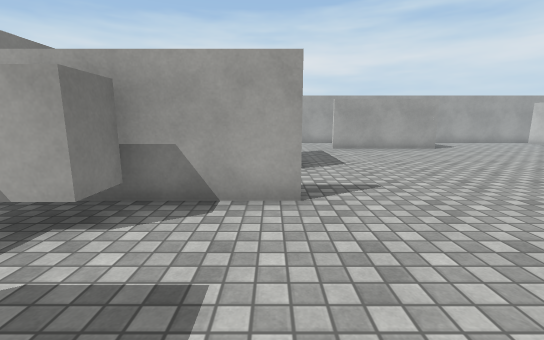
view 1 (above)

24 first-person views from a walk through a Unity game level. The camera is 1.3 m above the floor, tilts 10° down and sees 90° across. The floor is counted in squares, 1 m on a side. Each view is taken from the middle of a square. On the plan, view 1 faces up. The plan holds only what a view shows up to about 13 squares ahead; the rest is blank. Surface patterns are stand-ins for the level's own textures.

view 2
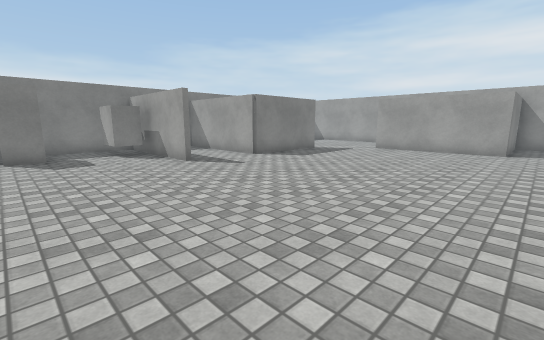

view 3
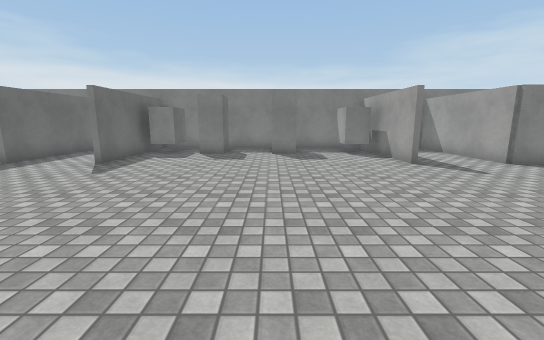

view 4
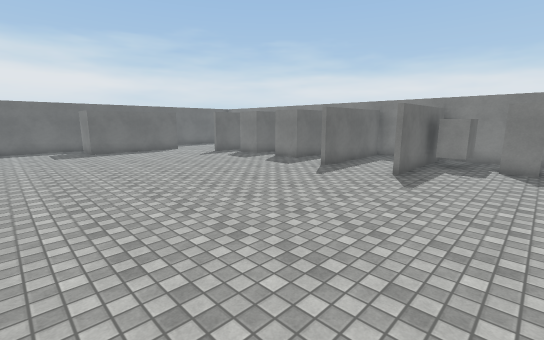

view 5
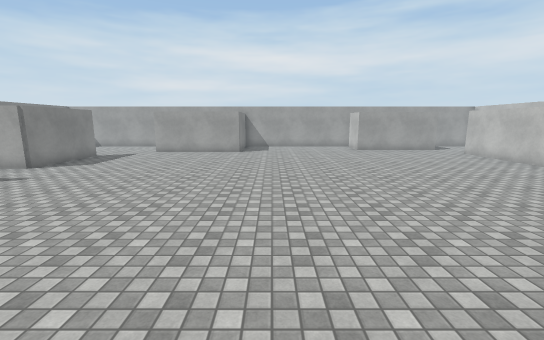

view 6
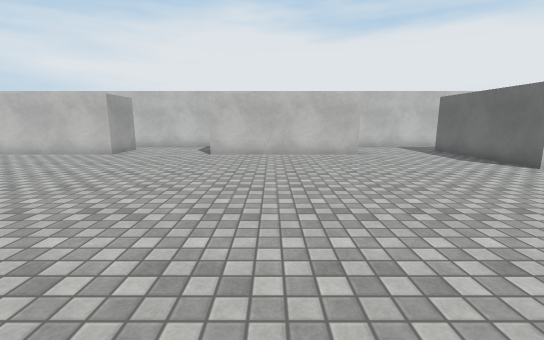

view 7
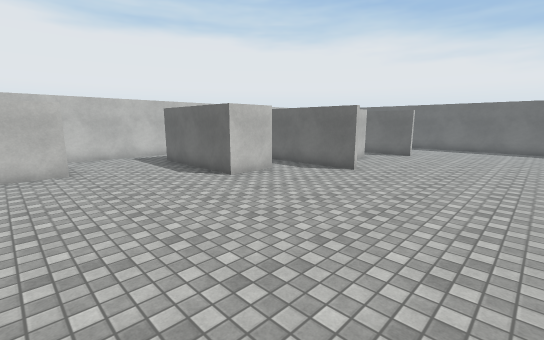

view 8
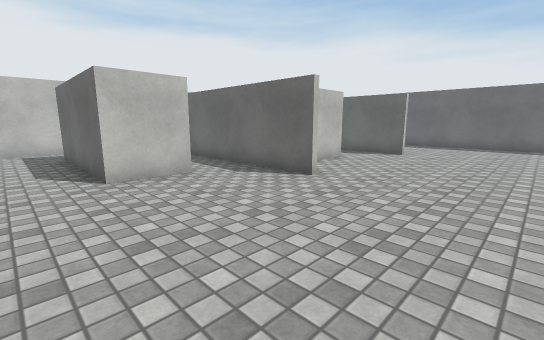

view 9
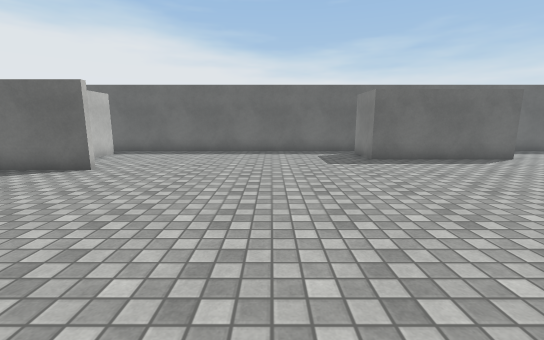

view 10
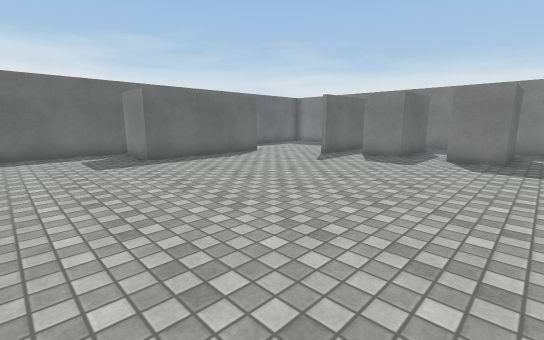

view 11
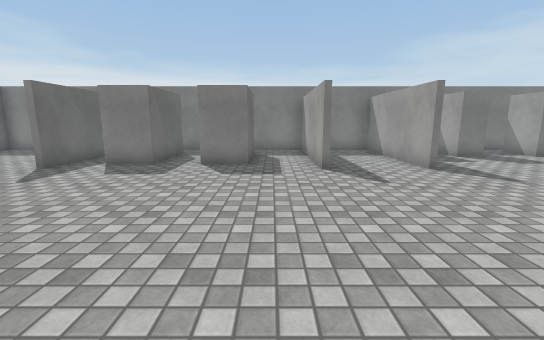

view 12
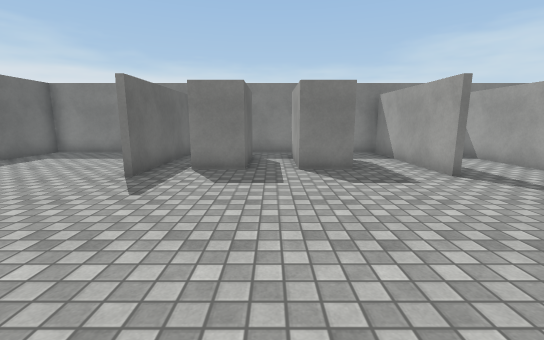

view 13
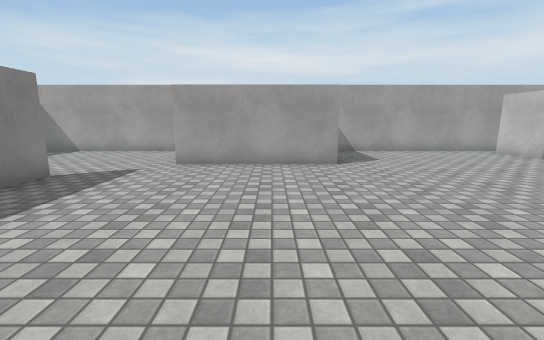

view 14
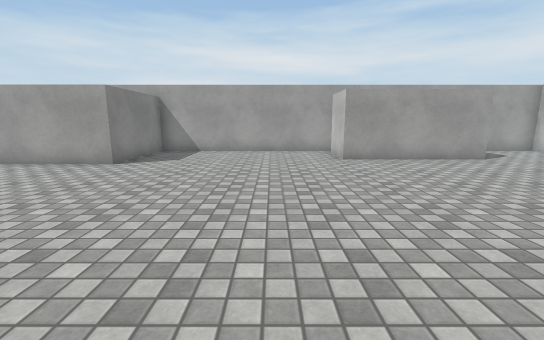

view 15
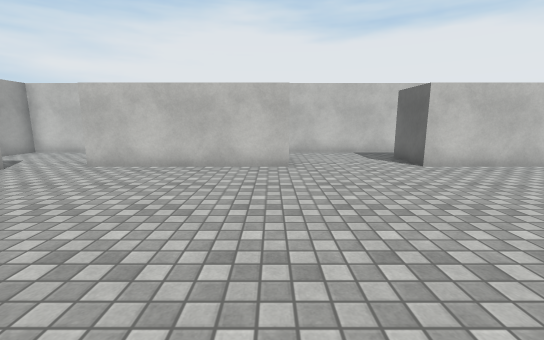

view 16
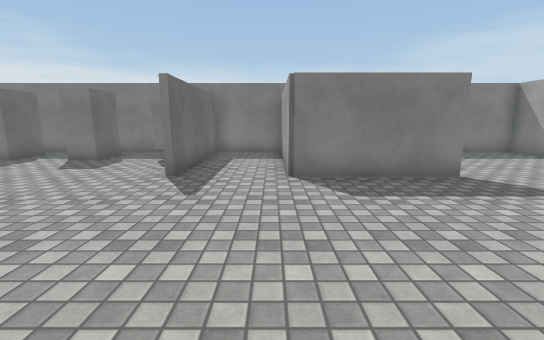

view 17
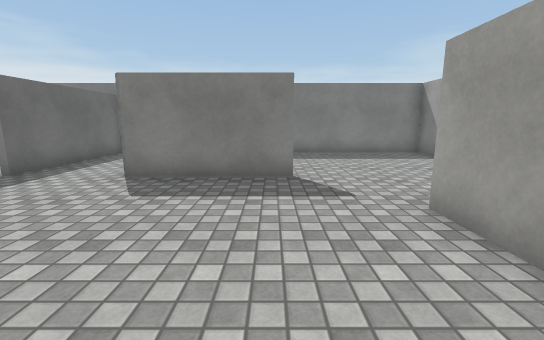

view 18
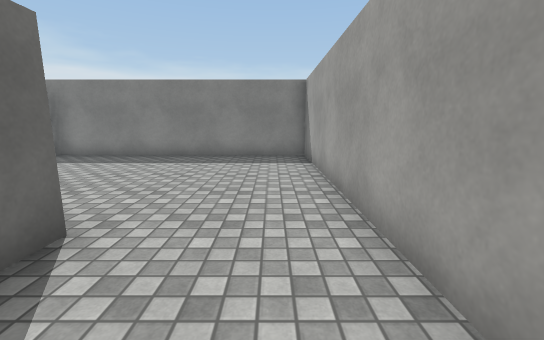

view 19
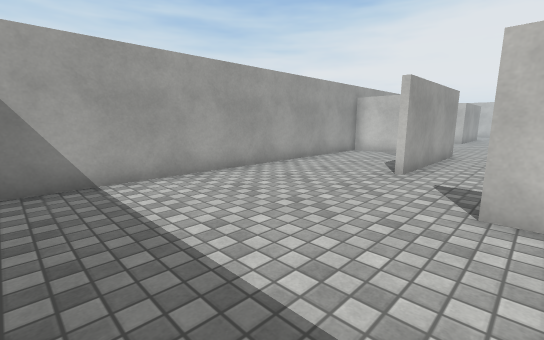

view 20
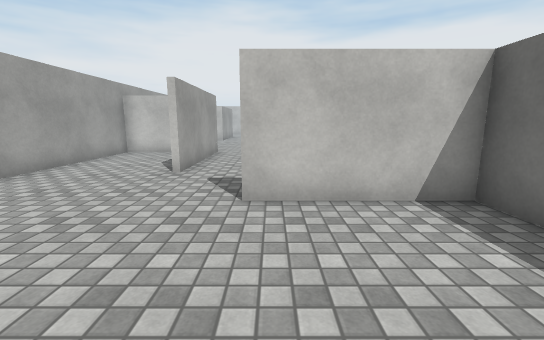

view 21
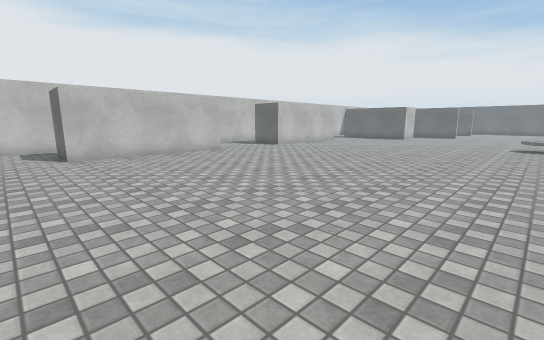

view 22
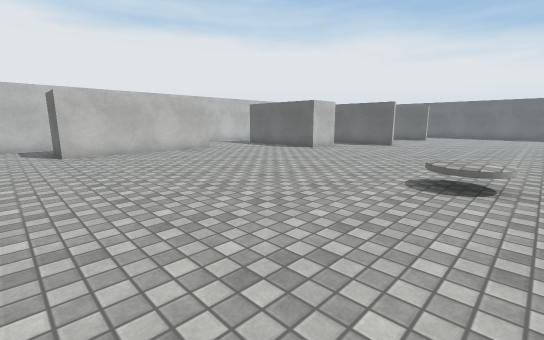

view 23
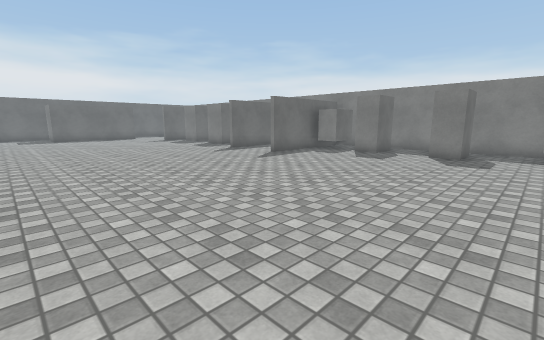

view 24
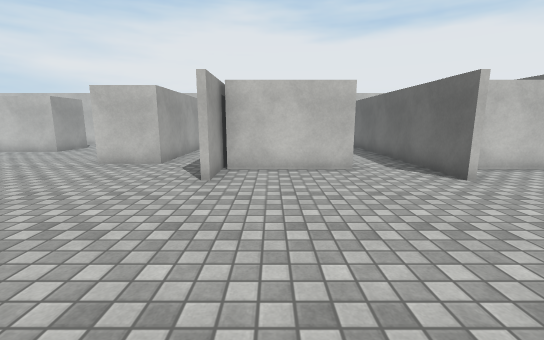

### Floor plan
Ten units are one square. View 1 is at (0, 0); x grows to the right and y downward. Boxes are objects, and circles mark ways between rooms. Rooms are numbered by the first view taken in them; rooms with no view inside come last. Other rooms are left out.
<svg viewBox="-53 -178 306 406">
<path fill="none" stroke="#000" d="M5 56 -15 56M5 86 -46 86M149 114 174 114M175 95 175 75 225 75M-15 54 5 54M5 -44 -15 -44M-15 84 5 84M175 116 150 116M-39 20 -23 20 -23 30M-15 -46 5 -46M222 35 210 35 210 -25 230 -25M-38 -10 -23 -10 -23 0 -38 0M165 154 165 118M-48 79 -48 142M-35 107 -5 107 -5 122 -34 122M149 174 166 174M-35 137 -5 137 -5 152M248 -16 248 -62M248 79 248 40M6 -116 6 -74 -42 -74M230 -65 210 -65 210 -125M-48 -81 -48 24M14 195 65 195 65 215M-44 164 5 164M61 223 172 223M165 212 165 188M194 -145 155 -145 155 -165M-48 195 -48 223 -10 223M162 -173 80 -173 80 -134 30 -134M30 -136 39 -136M-8 -76 4 -76 4 -115M78 -154 78 -173 -48 -173 -48 -81M-39 84 -15 84M-23 30 -35 30M-48 24 -48 79M194 95 175 95M174 114 196 114"/>
<rect x="-45" y="-45" width="30" height="20" fill="#bbb"><title>other object</title></rect>
<rect x="-45" y="35" width="30" height="20" fill="#bbb"><title>other object</title></rect>
<circle cx="20" cy="-125" r="3" fill="#2a7"/>
<circle cx="-5" cy="65" r="3" fill="#2a7"/>
<circle cx="180" cy="100" r="3" fill="#2a7"/>
<text x="90" y="30">1</text>
<text x="0" y="-130">2</text>
<text x="-30" y="60">3</text>
<text x="180" y="100">4</text>
</svg>
Room 1 opens to room 2. Room 1 opens to room 3. Room 1 opens to room 4.

Where each view was taken, in squares from view 1:
view 1: 0 up, 0 right, facing up
view 2: 0 up, 9 right, facing up-left
view 3: 0 up, 9 right, facing left
view 4: 2 down, 10 right, facing down-left
view 5: 3 down, 10 right, facing up
view 6: 0 up, 10 right, facing right
view 7: 2 down, 10 right, facing down-right
view 8: 6 down, 11 right, facing down-right
view 9: 10 down, 10 right, facing down
view 10: 10 down, 10 right, facing down-left
view 11: 10 down, 8 right, facing left
view 12: 13 down, 7 right, facing left
view 13: 5 up, 6 right, facing up
view 14: 5 up, 13 right, facing up
view 15: 7 up, 13 right, facing right
view 16: 7 up, 7 right, facing left
view 17: 11 up, 7 right, facing left
view 18: 16 up, 6 right, facing left
view 19: 11 up, 4 left, facing up-right
view 20: 11 up, 4 left, facing right
view 21: 14 up, 10 right, facing down-right
view 22: 4 up, 9 right, facing down-right
view 23: 3 up, 9 right, facing down-left
view 24: 13 down, 9 right, facing right
